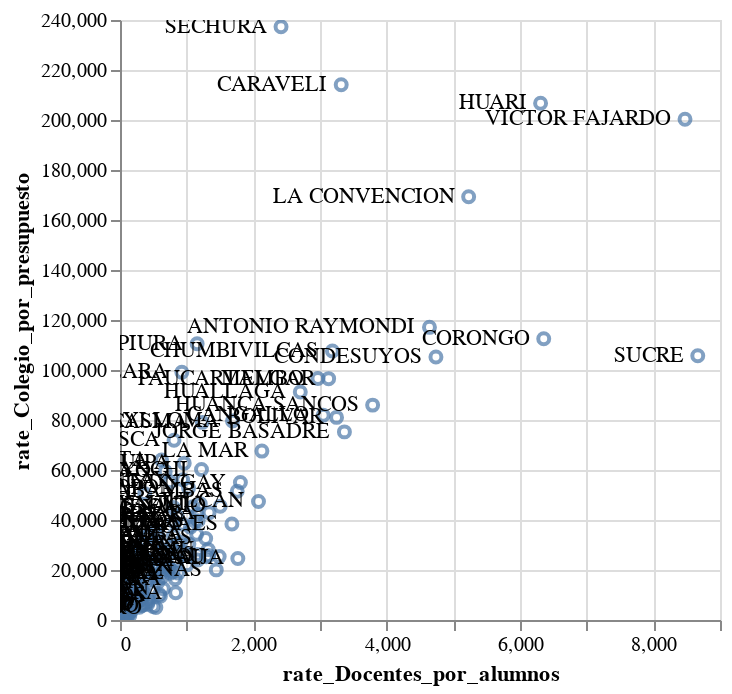

Notebook cell for this chart:
### Markdown cell above
Let me plot those ratios:

### Code cell
import altair as alt

points = alt.Chart(educa).mark_point().encode(
    x='rate_Docentes_por_alumnos',
    y='rate_Colegio_por_presupuesto'
)

text = points.mark_text(
    align='right',
    baseline='middle',
    dx=-7
).encode(
    text='D_PROV'
).interactive()

points + text

### Figure 1 — Vega-Lite specification as saved in the notebook (floating-point values rounded to 4 significant figures; data arrays with more than 128 entries replaced by an {"elided": "..."} marker saying what was removed)
{"config": {"view": {"continuousWidth": 300, "continuousHeight": 300}}, "layer": [{"mark": {"type": "point"}, "encoding": {"x": {"field": "rate_Docentes_por_alumnos", "type": "quantitative"}, "y": {"field": "rate_Colegio_por_presupuesto", "type": "quantitative"}}}, {"mark": {"type": "text", "align": "right", "baseline": "middle", "dx": -7}, "encoding": {"text": {"field": "D_PROV", "type": "nominal"}, "x": {"field": "rate_Docentes_por_alumnos", "type": "quantitative"}, "y": {"field": "rate_Colegio_por_presupuesto", "type": "quantitative"}}, "name": "view_25"}], "data": {"name": "data-08e81b5599d1b8f3f2beec433e05976e"}, "params": [{"name": "param_13", "select": {"type": "interval", "encodings": ["x", "y"]}, "bind": "scales", "views": ["view_25"]}], "$schema": "https://vega.github.io/schema/vega-lite/v5.8.0.json", "datasets": {"data-08e81b5599d1b8f3f2beec433e05976e": {"elided": "194 records"}}}
